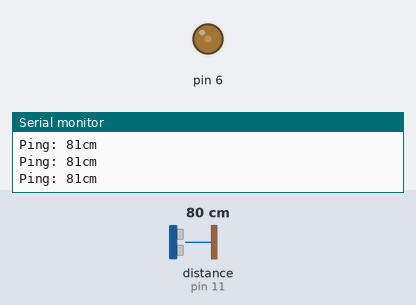
The sketch below on a simulated Arduino Uno, built with avr-gcc and run on an emulated ATmega328P. On the bench: output pins drawn as LEDs (lit = HIGH), the last lines printed to the serial monitor. The test bench sets the inputs (shaded band); at power-on: distance to the obstacle (sensor on pin 11) 80 cm. The echo pulse lasts 58.3 µs per cm.

Above: at 1.2 s.
1.3 s: distance to the obstacle (sensor on pin 11) set to 18 cm
At 2.2 s:
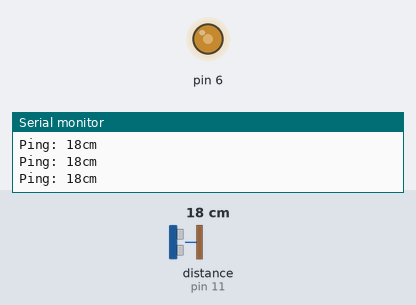
2.8 s: distance to the obstacle (sensor on pin 11) set to 250 cm
At 3.1 s:
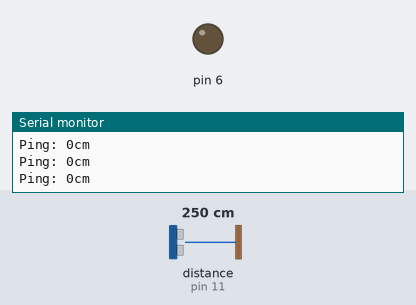
4.3 s: distance to the obstacle (sensor on pin 11) set to 35 cm
At 4.6 s:
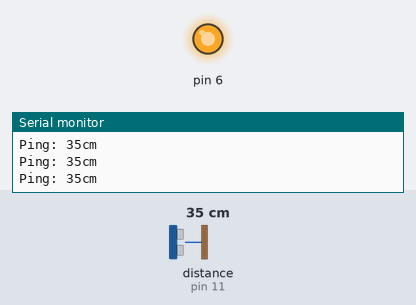
5.8 s: distance to the obstacle (sensor on pin 11) set to 60 cm
At 7.0 s:
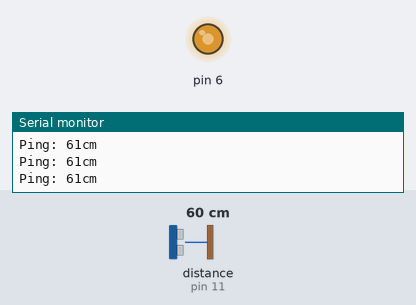
7.3 s: distance to the obstacle (sensor on pin 11) set to 299 cm
At 7.9 s:
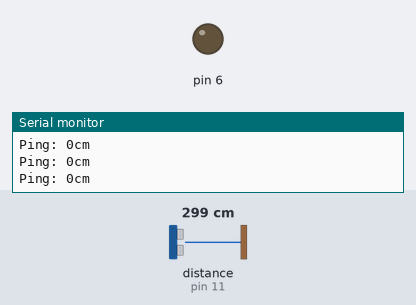
Timing chart, 0 to 9.8 s (numbered marks = the images above; inputs shaded):
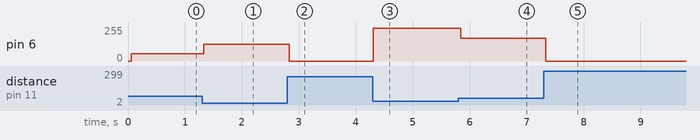

The sketch:

Sonar.ino
```cpp
// ---------------------------------------------------------------------------
// Example NewPing library sketch that does a ping about 20 times per second.
// ---------------------------------------------------------------------------

#include <NewPing.h>

#define TRIGGER_PIN  12  // Arduino pin tied to trigger pin on the ultrasonic sensor.
#define ECHO_PIN     11  // Arduino pin tied to echo pin on the ultrasonic sensor.
#define MAX_DISTANCE 200 // Maximum distance we want to ping for (in centimeters). Maximum sensor distance is rated at 400-500cm.

long previousMillis = 0;
long interval = 50;

NewPing sonar(TRIGGER_PIN, ECHO_PIN, MAX_DISTANCE); // NewPing setup of pins and maximum distance.

void setup() {
  Serial.begin(9600); // Open serial monitor at 115200 baud to see ping results.
}

void loop() {
  unsigned long currentMillis = millis();

  if(currentMillis - previousMillis > interval) {
    previousMillis = currentMillis;
    unsigned int uS = sonar.ping();
    unsigned int distance = uS / US_ROUNDTRIP_CM;
    int note=map(distance,0,100,0,700);
    analogWrite(6, note);

   Serial.print("Ping: ");
  Serial.print(distance);
  Serial.println("cm");

  }
}
```

Measured:
- after the input at 1.3 s, pin 6: 55/255 → 126/255 at once
- after the input at 2.8 s, pin 6: 126/255 → 0/255 at once
- after the input at 4.3 s, pin 6: 0/255 → 245/255 at once
- after the input at 5.8 s, pin 6: 245/255 → 171/255 at once
- after the input at 7.3 s, pin 6: 171/255 → 0/255 at once
